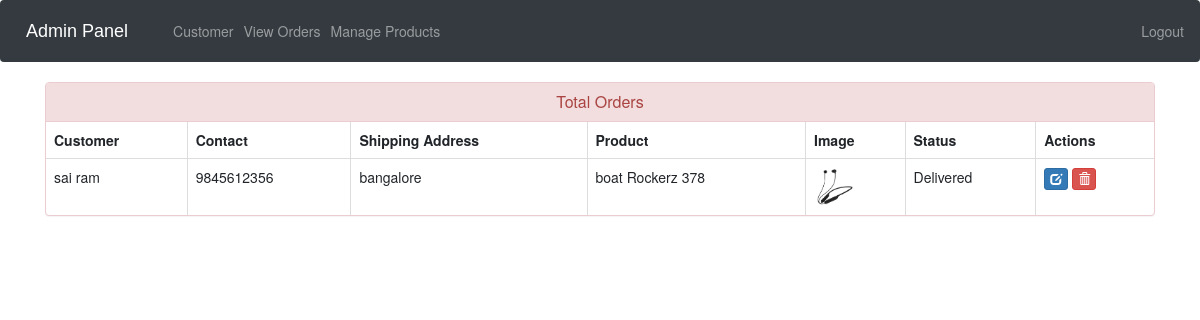
Screenshot of /admin-view-booking (signed in) with the database file from the repository.
### ecom/models.py (models this page shows, shortened)
class Customer(models.Model):
    user=models.OneToOneField(User,on_delete=models.CASCADE)
    profile_pic= models.ImageField(upload_to='profile_pic/CustomerProfilePic/',null=True,blank=True)
    address = models.CharField(max_length=40)
    mobile = models.CharField(max_length=20,null=False)
    @property
    def get_name(self):
        return self.user.first_name+" "+self.user.last_name

class Orders(models.Model):
    STATUS =(
        ('Pending','Pending'),
        ('Order Confirmed','Order Confirmed'),
        ('Out for Delivery','Out for Delivery'),
        ('Delivered','Delivered'),
    )
    customer=models.ForeignKey('Customer', on_delete=models.CASCADE,null=True)
    product=models.ForeignKey('Product',on_delete=models.CASCADE,null=True)
    email = models.CharField(max_length=50,null=True)
    address = models.CharField(max_length=500,null=True)
    mobile = models.CharField(max_length=20,null=True)
    order_date= models.DateField(auto_now_add=True,null=True)
    status=models.CharField(max_length=50,null=True,choices=STATUS)

class Product(models.Model):
    name=models.CharField(max_length=40)
    product_image= models.ImageField(upload_to='product_image/',null=True,blank=True)
    price = models.PositiveIntegerField()
    description=models.CharField(max_length=40)

### ecom/views.py (the view)
# urls.py: path('admin-view-booking', views.admin_view_booking_view,name='admin-view-booking'),
@login_required(login_url='adminlogin')
def admin_view_booking_view(request):
    orders=models.Orders.objects.all()
    ordered_products=[]
    ordered_bys=[]
    for order in orders:
        ordered_product=models.Product.objects.all().filter(id=order.product.id)
        ordered_by=models.Customer.objects.all().filter(id = order.customer.id)
        ordered_products.append(ordered_product)
        ordered_bys.append(ordered_by)
    return render(request,'ecom/admin_view_booking.html',{'data':zip(ordered_products,ordered_bys,orders)})

### templates/ecom/admin_view_booking.html (shortened to what this page needs)
{% extends 'ecom/admin_base.html' %}
{% load static %}
{% block content %}
<head>
  <link href="//netdna.bootstrapcdn.com/bootstrap/3.0.0/css/bootstrap.min.css" rel="stylesheet" id="bootstrap-css">
</head>
<div class="container">
  <div class="panel panel-danger">
    <div class="panel-heading">
      <h6 class="panel-title">Total Orders</h6>
    </div>
    <table class="table table-hover table-bordered" id="dev-table">
      <thead>
        <tr>
          <th>Customer</th>
          <th>Contact</th>
          <th>Shipping Address</th>
          <th>Product</th>
          <th>Image</th>
          <th>Status</th>
          <th>Actions</th>
        </tr>
      </thead>
      {% for product,customer,order in data %}
      <tr>
        {% for c in customer %}
        <td> {{c.get_name}}</td>
        <td>{{c.mobile}}</td>
        <td>{{order.address}}</td>
        {% endfor %}
        {% for p in product %}
        <td> {{p.name}}</td>
        <td> <img src="{% static p.product_image.url %}" alt="Profile Pic" height="40px" width="40px" /></td>
        <td>{{order.status}}</td>
        <td><a class="btn btn-primary btn-xs" href="{% url 'update-order' order.id  %}"><span class="glyphicon glyphicon-edit"></span></a>
        <a class="btn btn-danger btn-xs" href="{% url 'delete-order' order.id  %}"><span class="glyphicon glyphicon-trash"></span></a></td>
        {% endfor %}
      </tr>
      {% endfor %}
    </table>
  </div>
</div>
{% endblock content %}

### templates/ecom/admin_view_booking.html (style rules this page uses)
a:link { text-decoration: none; }
h6 { text-align: center; }

### rows the page displays
Orders: address "bangalore", status "Delivered"
Customer: get_name "sai ram", mobile "9845612356"
Product: name "boat Rockerz 378", product_image (picture)
